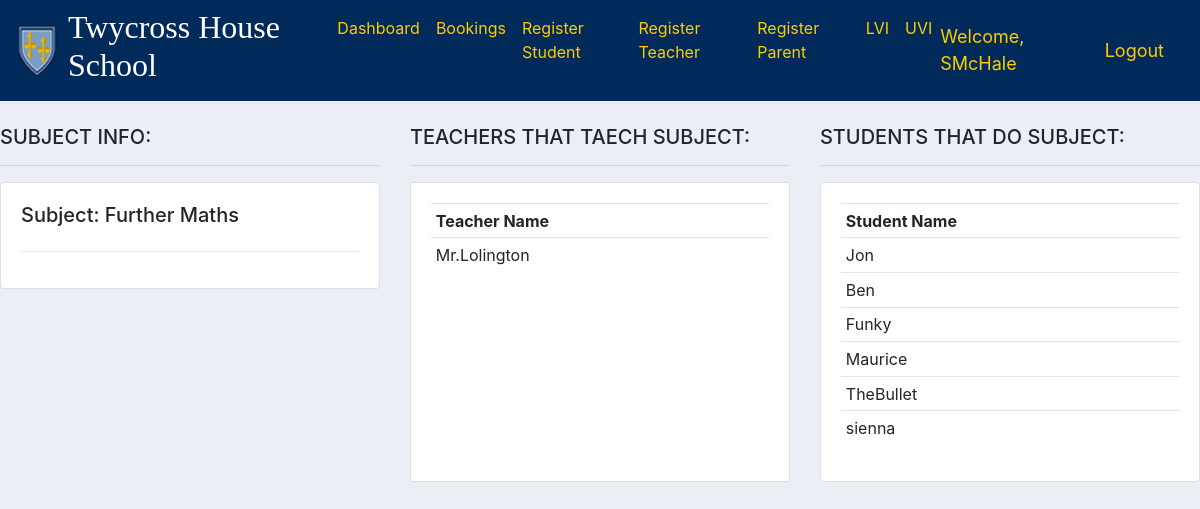
The page /subject/2/ (signed in) on the database its author committed.
### main/models.py (models this page shows, shortened)
class Subject(models.Model):
    name = models.CharField(max_length=200, null=True)

class Teacher(models.Model):
    user = models.OneToOneField(User, null=True, on_delete=models.CASCADE)
    name = models.CharField(max_length=200, null=True)
    email = models.CharField(max_length=200, null=True)
    building = models.ForeignKey(Building, null=True, on_delete= models.SET_NULL)
    room = models.ForeignKey(Room, null=True, on_delete= models.SET_NULL)
    subjects = models.ManyToManyField(Subject)

class Student(models.Model):
    YEAR_GROUP = (
        ('LVI', 'LVI'),
        ('UVI', 'UVI'),
    )
    user = models.OneToOneField(User, null=True, on_delete=models.CASCADE)
    name = models.CharField(max_length=200, null=True)
    email = models.CharField(max_length=200, null=True)
    year_group = models.CharField(max_length=200, null=True, choices=YEAR_GROUP)
    teachers = models.ManyToManyField(Teacher)
    subjects = models.ManyToManyField(Subject)

### users/decorators.py (the view)
        def wrapper_func(request, *args, **kwargs):
            group = None
            if request.user.groups.exists():
                group = request.user.groups.all()[0].name
            if group in allowed_roles:
                return view_func(request, *args, **kwargs)
            elif group == "teacher":
                return redirect('userTeacherBookings')
            elif group == "student":
                return redirect('userStudentBookings')
            elif group == "admin":
                return redirect('dashboard')
            elif group == "parent":
                return redirect('userParent')

### main/views.py (called while the page is built)
@login_required(login_url='login')
@allowed_users(allowed_roles=['admin'])
def subject(request, pk):
    subject = Subject.objects.get(id=pk)
    students = Student.objects.filter(subjects__name=subject.name)
    teachers = Teacher.objects.filter(subjects__name=subject.name)
    context = {'subject':subject, 'students':students, 'teachers':teachers}
    return render(request, 'main/subject.html', context)

### main/templates/main/subject.html
{% extends 'main/main.html' %}
{% block content %}
<br>
<div class="row">
	<div class="col-md">
		<h5>SUBJECT INFO:</h5>
        <hr>
		<div class="card card-body">
			<h5>Subject: {{subject.name}}</h5>
			<hr>
		</div>
	</div>
    <div class="col-md">
		<h5>TEACHERS THAT TAECH SUBJECT:</h5>
        <hr>
        <div class="card card-body" style="height: 300px; overflow-y: auto;">
            <table class="table table-sm">
                <tr>
                    <th>Teacher Name</th>
                </tr>
                {% for teacher in teachers %}
                    <tr>
                        <td>{{teacher.name}}</td>
                    </tr>
                {% endfor %}
            </table>
        </div>
	</div>
    <div class="col-md">
		<h5>STUDENTS THAT DO SUBJECT:</h5>
        <hr>
        <div class="card card-body" style="height: 300px; overflow-y: auto;">
            <table class="table table-sm">
                <tr>
                    <th>Student Name</th>
                </tr>
                {% for student in students %}
                    <tr>
                        <td>{{student.name}}</td>
                    </tr>
                {% endfor %}
            </table>
        </div>
	</div>
</div>
{% endblock %}

### main/templates/main/navbar.html (shortened to what this page needs)
{% load static %}
<nav class="navbar navbar-expand-lg navbar-light" style="background-color: #002A5A;" id="na">
    <a href="{% url 'home' %}"><img src="{% static 'images/logo.png' %}"></a>
    <div class="collapse navbar-collapse" id="navbarNav">
      <ul class="navbar-nav">
        <li class="nav-item active">
          <h2 style="color: #ffffff; margin-left: 10px; margin-right: 10px; font-family: 'Iowan Old Style', serif;">Twycross House School</h2>
        </li>
        {% if request.user.is_staff %}
        <li class="nav-item active">
          <a class="nav-link" href="{% url 'dashboard' %}" style="color: #ffcc00;">Dashboard</a>
        </li>
        <li class="nav-item">
          <a class="nav-link" href="{% url 'bookings' %}" style="color: #ffcc00;">Bookings</a>
        </li>
        <li class="nav-item">
          <a class="nav-link" href="{% url 'registerStudent' %}" style="color: #ffcc00;">Register Student</a>
        </li>
        <li class="nav-item">
          <a class="nav-link" href="{% url 'registerTeacher' %}" style="color: #ffcc00;">Register Teacher</a>
        </li>
        <li class="nav-item">
          <a class="nav-link" href="{% url 'registerParent' %}" style="color: #ffcc00;">Register Parent</a>
        </li>
        <li class="nav-item">
          <a class="nav-link" href="{% url 'sheetLVI' %}" style="color: #ffcc00;">LVI</a>
        </li>
        <li class="nav-item">
          <a class="nav-link" href="{% url 'sheetUVI' %}" style="color: #ffcc00;">UVI</a>
        </li>
        {% elif request.user.groups.all.0.name == "parent" %}
        <li class="nav-item">
          <a class="nav-link" href="{% url 'userParent' %}" style="color: #ffcc00;">Profile</a>
        </li>
        {% else %}
        <li class="nav-item">
          <a class="nav-link" href="{% url 'login' %}" style="color: #ffcc00;">Login</a>
        </li>
        {% endif %}
      </ul>
    </div>
{% if request.user.is_staff or request.user.groups.all.0.name == "teacher" or request.user.groups.all.0.name == "student" or request.user.groups.all.0.name == "parent" %}
<span class="hello-msg">Welcome, {{request.user}}</span>
<span><a class="hello-msg" href="{% url 'logout' %}">Logout</a></span>
{% endif %}
</nav>

### static/css/main.css (style rules this page uses)
body { background-color: #ebeff5; }

### main/templates/main/navbar.html (style rules this page uses)
.hello-msg { font-size: 18px; color: #ffcc00; margin-right: 20px; }
#na { z-index:2; }

### rows shown on the page
Subject: name "Further Maths"
Teacher: name "Mr.Lolington"
Student: name "Jon"
Student: name "Ben"
Student: name "Funky"
Student: name "Maurice"
Student: name "TheBullet"
Student: name "sienna"

### other values the page prints
{{ request.user }} "SMcHale"
